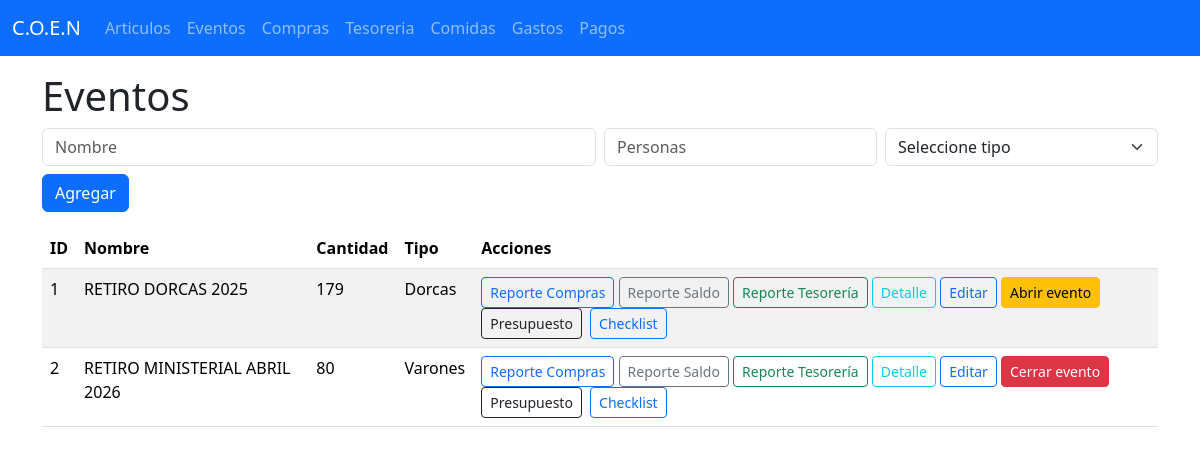
/eventos, run on the app's committed database.
### tables this page shows
CREATE TABLE eventos (
            id INTEGER PRIMARY KEY AUTOINCREMENT,
            nombre TEXT NOT NULL,
            fecha TEXT
        , cantidad_personas INTEGER, tipo_actividad TEXT, closed INTEGER DEFAULT 0);

### prueba web - copia - copia.py (the view, shortened to what this page needs)
@app.route('/eventos', methods=['GET', 'POST'])
def eventos():
    datos = db.fetchall("SELECT * FROM Eventos")
    return render_template('eventos.html', datos=datos)

### database.py (called while the page is built)
    def fetchall(self, query, params=()):
        self.cursor.execute(query, params)
        rows = self.cursor.fetchall()
        return [dict(row) for row in rows]

### templates/eventos.html (shortened to what this page needs)
{% extends 'base.html' %}
{% block content %}
<h1>Eventos</h1>
<form method="post" class="row g-2 mb-3">
  <div class="col-md-6"><input name="nombre" class="form-control" placeholder="Nombre" required></div>
  <div class="col-md-3"><input name="cantidad" class="form-control" placeholder="Personas" required></div>
  <div class="col-md-3">
    <select name="tipo" class="form-select" required>
      <option value="">Seleccione tipo</option>
    </select>
  </div>
  <div class="col-12"><button class="btn btn-primary">Agregar</button></div>
</form>
<table class="table table-striped">
  <thead><tr><th>ID</th><th>Nombre</th><th>Cantidad</th><th>Tipo</th><th>Acciones</th></tr></thead>
  <tbody>
    {% for d in datos %}
    <tr>
      <td>{{ d.id }}</td>
      <td>{{ d.nombre }}</td>
      <td>{{ d.cantidad_personas if 'cantidad_personas' in d else '' }}</td>
      <td>{{ d.tipo_actividad if 'tipo_actividad' in d else '' }}</td>
      <td>
        <a class="btn btn-sm btn-outline-primary" href="/eventos/reporte_compras/{{ d.id }}">Reporte Compras</a>
        <a class="btn btn-sm btn-outline-secondary" href="/eventos/reporte_saldo/{{ d.id }}">Reporte Saldo</a>
        <a class="btn btn-sm btn-outline-success" href="/tesoreria/reporte_balance/{{ d.id }}">Reporte Tesorería</a>
        <a class="btn btn-sm btn-outline-info" href="/eventos/{{ d.id }}">Detalle</a>
        <a class="btn btn-sm btn-outline-primary" href="/eventos/{{ d.id }}/edit">Editar</a>
        {% if d.closed %}
          <a class="btn btn-sm btn-warning" href="/eventos/{{ d.id }}/toggle_closed">Abrir evento</a>
        {% else %}
          <a class="btn btn-sm btn-danger" href="/eventos/{{ d.id }}/toggle_closed">Cerrar evento</a>
        {% endif %}
        <a class="btn btn-sm btn-outline-dark" href="/eventos/reporte_presupuesto/{{ d.id }}">Presupuesto</a>
        <a class="btn btn-sm btn-outline-primary ms-1" href="/eventos/{{ d.id }}/checklist">Checklist</a>
      </td>
    </tr>
    {% endfor %}
  </tbody>
</table>
{% endblock %}

### data on the page
eventos: id "1", nombre "RETIRO DORCAS 2025", cantidad_personas "179", tipo_actividad "Dorcas"
eventos: id "2", nombre "RETIRO MINISTERIAL ABRIL 2026", cantidad_personas "80", tipo_actividad "Varones"
